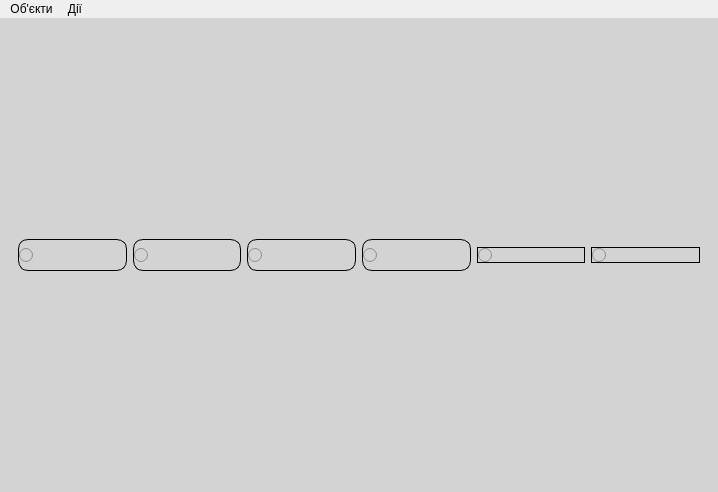
<?xml version="1.0" encoding="UTF-8"?>
<ui version="4.0">
 <class>MainWindow</class>
 <widget class="QMainWindow" name="MainWindow">
  <property name="geometry">
   <rect>
    <x>0</x>
    <y>0</y>
    <width>718</width>
    <height>492</height>
   </rect>
  </property>
  <property name="sizePolicy">
   <sizepolicy hsizetype="Expanding" vsizetype="Expanding">
    <horstretch>1</horstretch>
    <verstretch>1</verstretch>
   </sizepolicy>
  </property>
  <property name="cursor">
   <cursorShape>ArrowCursor</cursorShape>
  </property>
  <property name="windowTitle">
   <string>MainWindow</string>
  </property>
  <property name="styleSheet">
   <string notr="true">QRadioButton{
padding-left: 10px;
text-align:center;
border:1px solid black;
}
QRadioButton:hover{
border:1px solid red;
}
QRadioButton:checked{
border:5px solid red;
}

QRadioButton::indicator {
    image: none;
}
QMessageBox {
	height: 200px !important;
	width: 300px !important;
	border-radius: 10px;
   background-color: #3d3d3d;
}

QMessageBox QLabel {
    color: #fff !important;
}

QToolTip{
color: #aaa !important;
}

</string>
  </property>
  <widget class="QWidget" name="centralwidget">
   <property name="styleSheet">
    <string notr="true">background-color:lightgrey;
padding: 0;</string>
   </property>
   <layout class="QGridLayout" name="gridLayout">
    <item row="0" column="0">
     <widget class="QFrame" name="frame">
      <property name="enabled">
       <bool>true</bool>
      </property>
      <property name="sizePolicy">
       <sizepolicy hsizetype="MinimumExpanding" vsizetype="Minimum">
        <horstretch>0</horstretch>
        <verstretch>0</verstretch>
       </sizepolicy>
      </property>
      <property name="minimumSize">
       <size>
        <width>0</width>
        <height>0</height>
       </size>
      </property>
      <property name="maximumSize">
       <size>
        <width>1600000</width>
        <height>50</height>
       </size>
      </property>
      <property name="cursor">
       <cursorShape>ArrowCursor</cursorShape>
      </property>
      <property name="mouseTracking">
       <bool>false</bool>
      </property>
      <property name="styleSheet">
       <string notr="true">border-radius: 10px;</string>
      </property>
      <property name="frameShape">
       <enum>QFrame::StyledPanel</enum>
      </property>
      <property name="frameShadow">
       <enum>QFrame::Raised</enum>
      </property>
      <layout class="QHBoxLayout" name="horizontalLayout">
       <item>
        <widget class="QRadioButton" name="dotButton">
         <property name="enabled">
          <bool>true</bool>
         </property>
         <property name="sizePolicy">
          <sizepolicy hsizetype="Minimum" vsizetype="Minimum">
           <horstretch>0</horstretch>
           <verstretch>0</verstretch>
          </sizepolicy>
         </property>
         <property name="cursor">
          <cursorShape>PointingHandCursor</cursorShape>
         </property>
         <property name="mouseTracking">
          <bool>true</bool>
         </property>
         <property name="autoFillBackground">
          <bool>false</bool>
         </property>
         <property name="text">
          <string/>
         </property>
         <property name="icon">
          <iconset resource="icons/line.qrc">
           <normaloff>:/icons/dot.png</normaloff>:/icons/dot.png</iconset>
         </property>
         <property name="iconSize">
          <size>
           <width>50</width>
           <height>50</height>
          </size>
         </property>
         <property name="checkable">
          <bool>true</bool>
         </property>
         <property name="checked">
          <bool>false</bool>
         </property>
         <property name="autoExclusive">
          <bool>true</bool>
         </property>
        </widget>
       </item>
       <item>
        <widget class="QRadioButton" name="lineButton">
         <property name="sizePolicy">
          <sizepolicy hsizetype="Minimum" vsizetype="Minimum">
           <horstretch>0</horstretch>
           <verstretch>0</verstretch>
          </sizepolicy>
         </property>
         <property name="cursor">
          <cursorShape>PointingHandCursor</cursorShape>
         </property>
         <property name="text">
          <string/>
         </property>
         <property name="icon">
          <iconset resource="icons/line.qrc">
           <normaloff>:/icons/line.png</normaloff>:/icons/line.png</iconset>
         </property>
         <property name="iconSize">
          <size>
           <width>50</width>
           <height>50</height>
          </size>
         </property>
         <property name="checkable">
          <bool>true</bool>
         </property>
        </widget>
       </item>
       <item>
        <widget class="QRadioButton" name="ellipseButton">
         <property name="sizePolicy">
          <sizepolicy hsizetype="Minimum" vsizetype="Minimum">
           <horstretch>0</horstretch>
           <verstretch>0</verstretch>
          </sizepolicy>
         </property>
         <property name="cursor">
          <cursorShape>PointingHandCursor</cursorShape>
         </property>
         <property name="text">
          <string/>
         </property>
         <property name="icon">
          <iconset resource="icons/line.qrc">
           <normaloff>:/icons/ellipse.png</normaloff>:/icons/ellipse.png</iconset>
         </property>
         <property name="iconSize">
          <size>
           <width>30</width>
           <height>30</height>
          </size>
         </property>
         <property name="checkable">
          <bool>true</bool>
         </property>
        </widget>
       </item>
       <item>
        <widget class="QRadioButton" name="rectButton">
         <property name="sizePolicy">
          <sizepolicy hsizetype="Preferred" vsizetype="Preferred">
           <horstretch>0</horstretch>
           <verstretch>0</verstretch>
          </sizepolicy>
         </property>
         <property name="palette">
          <palette>
           <active>
            <colorrole role="Button">
             <brush brushstyle="SolidPattern">
              <color alpha="255">
               <red>211</red>
               <green>211</green>
               <blue>211</blue>
              </color>
             </brush>
            </colorrole>
            <colorrole role="Base">
             <brush brushstyle="SolidPattern">
              <color alpha="255">
               <red>211</red>
               <green>211</green>
               <blue>211</blue>
              </color>
             </brush>
            </colorrole>
            <colorrole role="Window">
             <brush brushstyle="SolidPattern">
              <color alpha="255">
               <red>211</red>
               <green>211</green>
               <blue>211</blue>
              </color>
             </brush>
            </colorrole>
           </active>
           <inactive>
            <colorrole role="Button">
             <brush brushstyle="SolidPattern">
              <color alpha="255">
               <red>211</red>
               <green>211</green>
               <blue>211</blue>
              </color>
             </brush>
            </colorrole>
            <colorrole role="Base">
             <brush brushstyle="SolidPattern">
              <color alpha="255">
               <red>211</red>
               <green>211</green>
               <blue>211</blue>
              </color>
             </brush>
            </colorrole>
            <colorrole role="Window">
             <brush brushstyle="SolidPattern">
              <color alpha="255">
               <red>211</red>
               <green>211</green>
               <blue>211</blue>
              </color>
             </brush>
            </colorrole>
           </inactive>
           <disabled>
            <colorrole role="Button">
             <brush brushstyle="SolidPattern">
              <color alpha="255">
               <red>211</red>
               <green>211</green>
               <blue>211</blue>
              </color>
             </brush>
            </colorrole>
            <colorrole role="Base">
             <brush brushstyle="SolidPattern">
              <color alpha="255">
               <red>211</red>
               <green>211</green>
               <blue>211</blue>
              </color>
             </brush>
            </colorrole>
            <colorrole role="Window">
             <brush brushstyle="SolidPattern">
              <color alpha="255">
               <red>211</red>
               <green>211</green>
               <blue>211</blue>
              </color>
             </brush>
            </colorrole>
           </disabled>
          </palette>
         </property>
         <property name="cursor">
          <cursorShape>PointingHandCursor</cursorShape>
         </property>
         <property name="text">
          <string/>
         </property>
         <property name="icon">
          <iconset resource="icons/line.qrc">
           <normaloff>:/icons/702814-200.png</normaloff>:/icons/702814-200.png</iconset>
         </property>
         <property name="iconSize">
          <size>
           <width>40</width>
           <height>40</height>
          </size>
         </property>
         <property name="checkable">
          <bool>true</bool>
         </property>
         <property name="autoRepeat">
          <bool>false</bool>
         </property>
         <property name="autoExclusive">
          <bool>true</bool>
         </property>
        </widget>
       </item>
       <item>
        <widget class="QRadioButton" name="dumbbellButton">
         <property name="text">
          <string/>
         </property>
         <property name="icon">
          <iconset resource="icons/line.qrc">
           <normaloff>:/icons/dumbbell_206315.png</normaloff>:/icons/dumbbell_206315.png</iconset>
         </property>
         <property name="iconSize">
          <size>
           <width>40</width>
           <height>40</height>
          </size>
         </property>
        </widget>
       </item>
       <item>
        <widget class="QRadioButton" name="cubeButton">
         <property name="text">
          <string/>
         </property>
         <property name="icon">
          <iconset resource="icons/line.qrc">
           <normaloff>:/icons/645891.png</normaloff>:/icons/645891.png</iconset>
         </property>
         <property name="iconSize">
          <size>
           <width>40</width>
           <height>30</height>
          </size>
         </property>
        </widget>
       </item>
      </layout>
     </widget>
    </item>
   </layout>
  </widget>
  <widget class="QMenuBar" name="menubar">
   <property name="geometry">
    <rect>
     <x>0</x>
     <y>0</y>
     <width>718</width>
     <height>22</height>
    </rect>
   </property>
   <widget class="QMenu" name="menu_2">
    <property name="acceptDrops">
     <bool>false</bool>
    </property>
    <property name="title">
     <string>Об'єкти</string>
    </property>
    <addaction name="dot_edit"/>
    <addaction name="line_edit"/>
    <addaction name="ellipse_edit"/>
    <addaction name="rect_edit"/>
    <addaction name="dumbbell_edit"/>
    <addaction name="cube_edit"/>
   </widget>
   <widget class="QMenu" name="menu">
    <property name="title">
     <string>Дії</string>
    </property>
    <addaction name="action_Toolbar"/>
    <addaction name="action"/>
    <addaction name="action_2"/>
   </widget>
   <addaction name="menu_2"/>
   <addaction name="menu"/>
  </widget>
  <action name="action_Toolbar">
   <property name="enabled">
    <bool>true</bool>
   </property>
   <property name="text">
    <string>Сховати toolbar</string>
   </property>
  </action>
  <action name="dumbbell_edit">
   <property name="checkable">
    <bool>true</bool>
   </property>
   <property name="text">
    <string>Гантеля</string>
   </property>
   <property name="visible">
    <bool>true</bool>
   </property>
  </action>
  <action name="cube_edit">
   <property name="checkable">
    <bool>true</bool>
   </property>
   <property name="text">
    <string>Кубаноїд</string>
   </property>
  </action>
  <action name="action">
   <property name="text">
    <string>Показати таблицю</string>
   </property>
  </action>
  <action name="action_2">
   <property name="text">
    <string>Зберегти</string>
   </property>
  </action>
  <actiongroup name="GroupTool">
   <action name="line_edit">
    <property name="checkable">
     <bool>true</bool>
    </property>
    <property name="text">
     <string>Лінія</string>
    </property>
   </action>
   <action name="rect_edit">
    <property name="checkable">
     <bool>true</bool>
    </property>
    <property name="text">
     <string>Прямокутник</string>
    </property>
   </action>
   <action name="ellipse_edit">
    <property name="checkable">
     <bool>true</bool>
    </property>
    <property name="text">
     <string>Еліпс</string>
    </property>
   </action>
   <action name="dot_edit">
    <property name="checkable">
     <bool>true</bool>
    </property>
    <property name="text">
     <string>Крапка</string>
    </property>
   </action>
  </actiongroup>
 </widget>
 <resources>
  <include location="icons/line.qrc"/>
 </resources>
 <connections/>
</ui>
